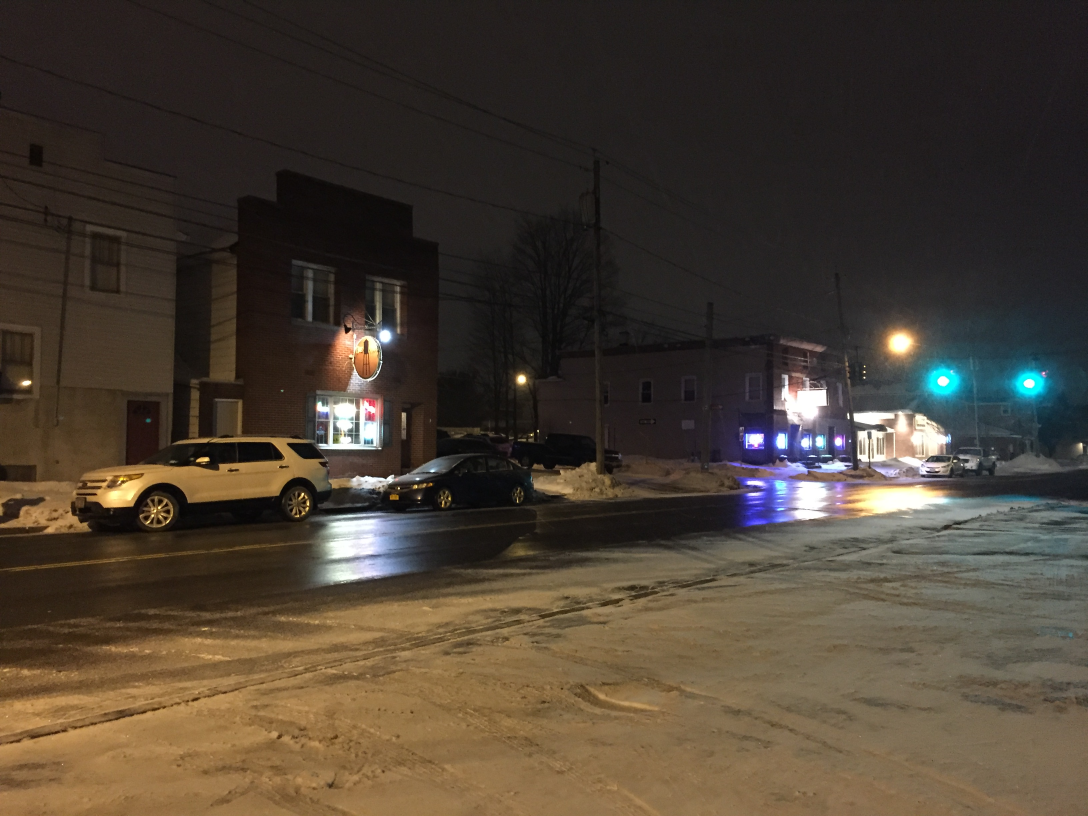
#> input picture localization/data/metrics/0a1cb3ec85a222fd013bab2c88d6c4db/baseFile.jpg, 3264 x 2448 px (shown at 1/3 size)
$ python -i scoring.py   (imports and definitions only)
#> lines starting #> are read from the running program, lines starting #| are printed output that depends on the picture
#> further down, picture is the input picture: shape (2448, 3264, 3); mean B, G, R 52, 64, 74.5
import os
import sys
sys.path.append('..')
import cv2
import numpy as np
import matplotlib.pyplot as plt
from shared.medifordata import MediforData
from shared.image_utils import ImageUtils
from shared.mcc_binarized import MccBinarized
import logging

class Scoring(object):
    thresholds = []
    starting_time = None
    end_time = None
    my_logger = None
    image_utils = None

    processes = []

    # [36 lines left out: functions start, get_average_score, not called in this run]

    def get_noscore_image(self, img):
        baseNoScore = self.boundary_no_score(img)
        return baseNoScore

    def boundary_no_score(self, img):
        erosion_kernel = cv2.getStructuringElement(cv2.MORPH_RECT,(15,15))
        dilation_kernel = cv2.getStructuringElement(cv2.MORPH_RECT,(11,11))
        #NOTE: dilate and erode are "reversed" because dilation and erosion in this context is relative to white, not black.
        eImg = cv2.dilate(img, erosion_kernel,iterations=1)
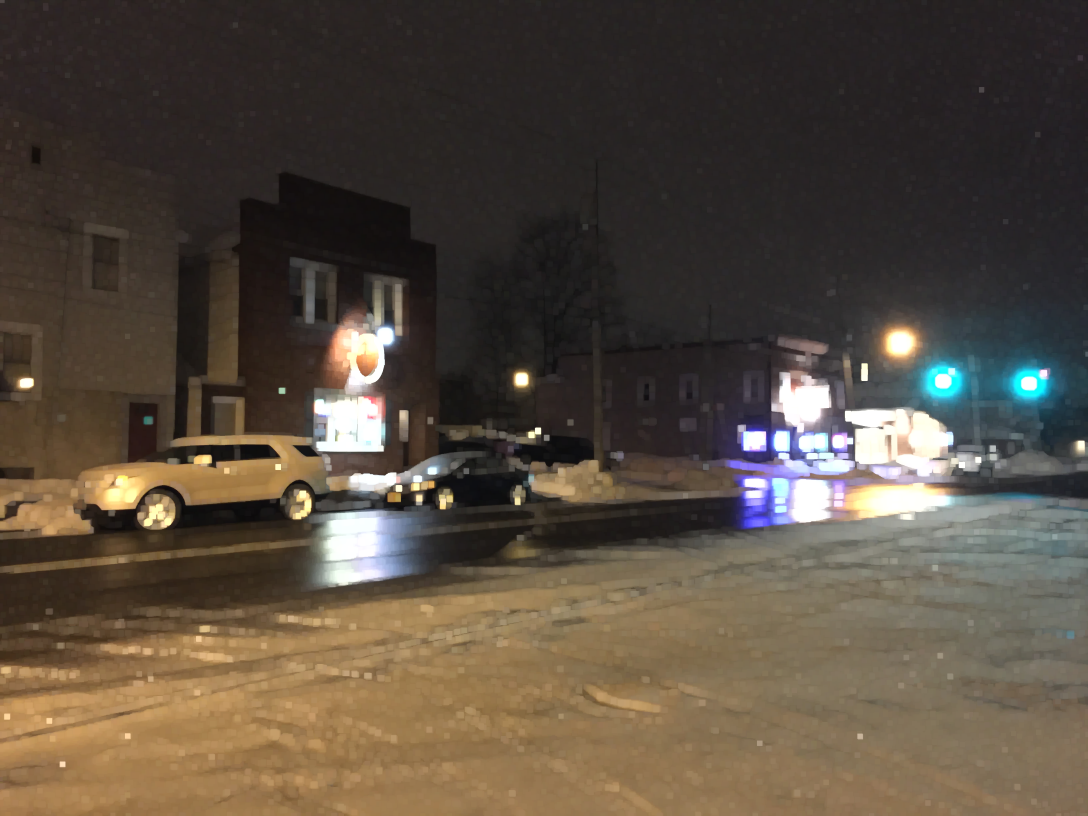
#> eImg: shape (2448, 3264, 3) (shown at 1/3 size); mean B, G, R 64.4, 76.6, 87.4
        dImg = cv2.erode(img, dilation_kernel,iterations=1)
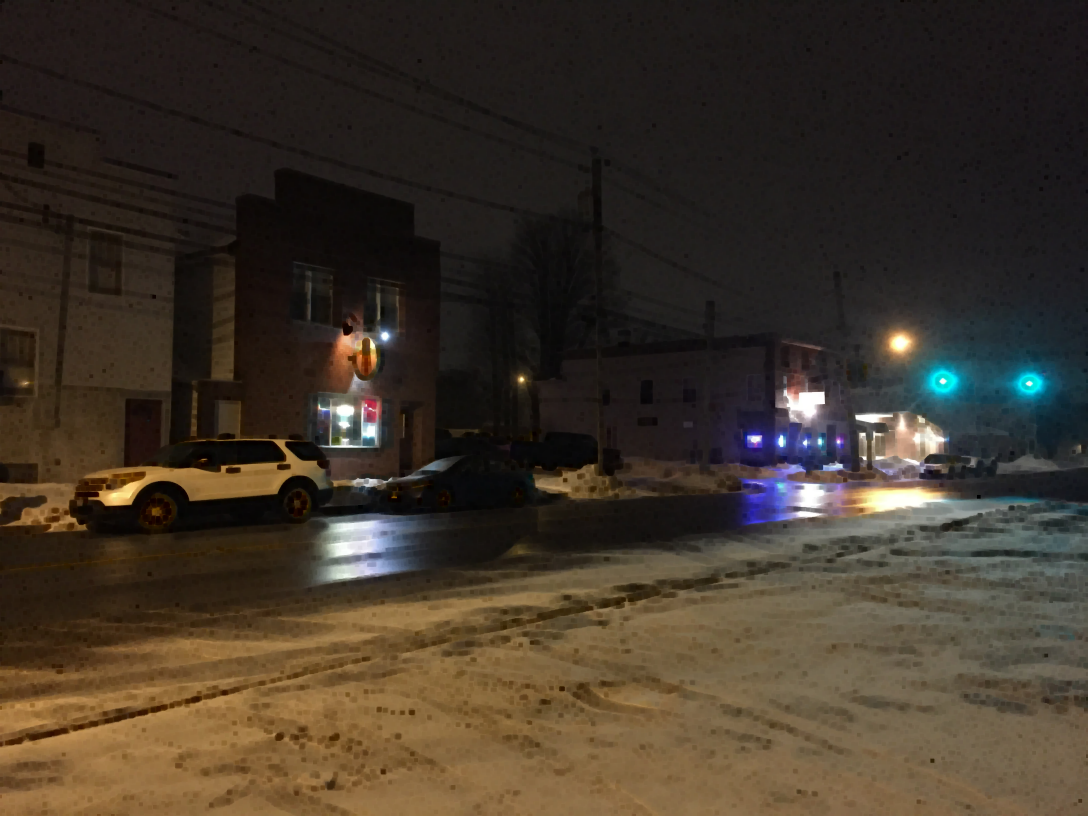
#> dImg: shape (2448, 3264, 3) (shown at 1/3 size); mean B, G, R 41.8, 53.6, 63.9
        _,bns=cv2.threshold(eImg-dImg,0,1,cv2.THRESH_BINARY_INV)
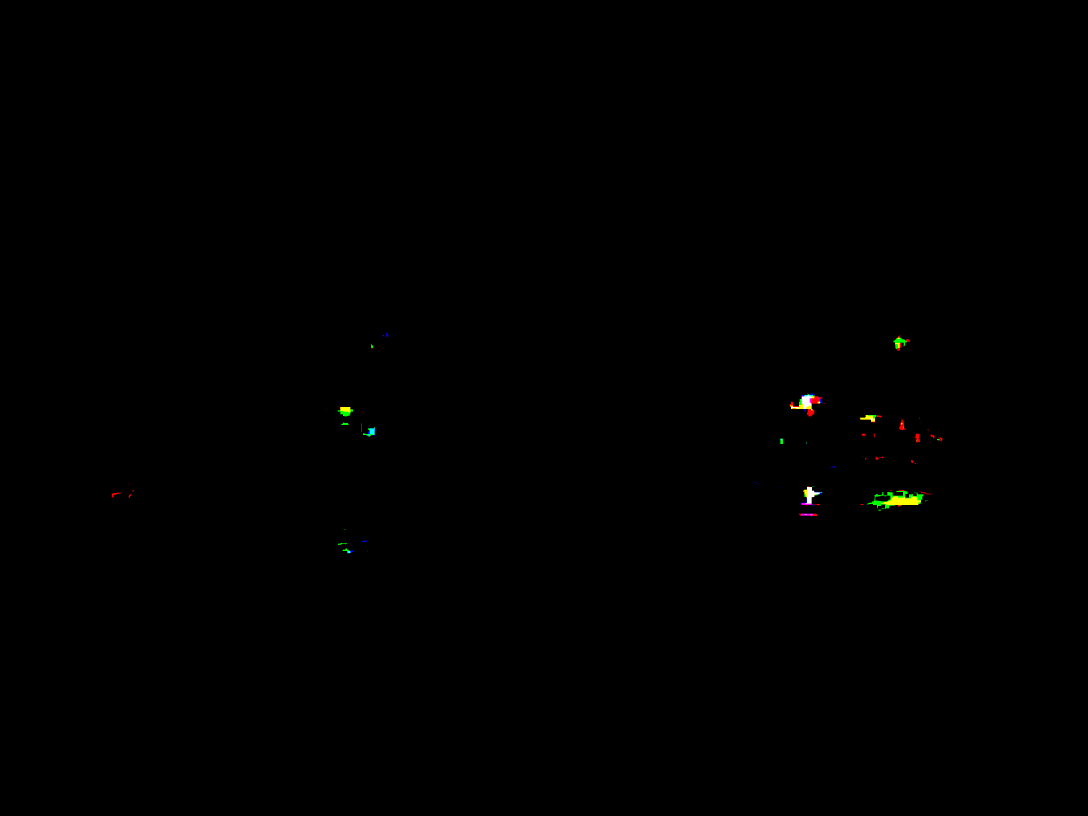
#> bns: shape (2448, 3264, 3) (shown at 1/3 size); mean B, G, R 0.000438, 0.0013, 0.00115; drawn with 1 as white
        return bns

    # [35 lines left out: functions unselected_no_score, get_image_score, plot_scores, get_scoring_indexes, not called in this run]

    def flip(self, img):
#         return (255-img)/255
        return (255-img)


>>> import cv2
>>> picture = cv2.imread('../../data/metrics/0a1cb3ec85a222fd013bab2c88d6c4db/baseFile.jpg')
>>> result = Scoring().get_noscore_image(picture)
